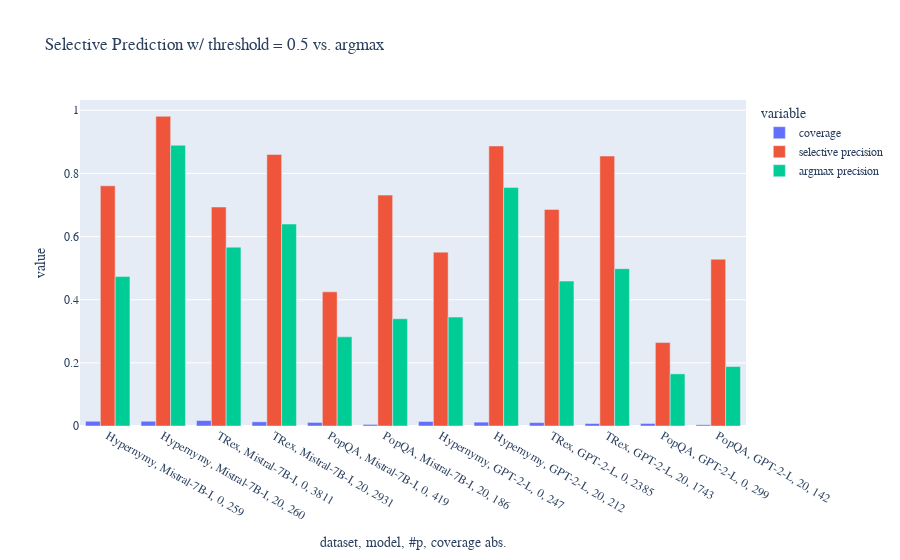

Notebook code cell kept with this figure:
### Markdown cell above
## 2 barplots with different thresholds

### Code cell
# Selective Prediction for Dataset, Model and #Paraphrases
# Graph for 0.5 threshold
threshold = 0.5
df_stats_all_r = df_all_stats[df_all_stats['relation'].str.contains('all_relations')]
df_stats_all_r = df_stats_all_r[(df_stats_all_r['threshold'] == threshold) ]# & (df_stats_all_r['max_paraphrases'] > 0)  & (df_stats_all_r['dataset'].isin(['trex', 'PopQA']))] 
df_stats_all_r = convert_for_pdf(df_stats_all_r)
df_stats_all_r


df_stats_all_r['dataset, model, #p, coverage abs.'] = df_stats_all_r['dataset'] + ', ' + df_stats_all_r['model'] + ', ' + df_stats_all_r['max_paraphrases'].astype(str) + ', ' + df_stats_all_r['coverage_abs_global'].astype(str)

# selective
global_selective_metrics = ['coverage_abs_global', 'coverage_rel_global', 'precision_selective_global']
pp_selective_metrics = ['coverage_abs_pp', 'coverage_rel_pp', 'precision_selective_pp']
global_argmax_metrics = ['precision_argmax_selective_global', ]
pp_argmax_metrics = ['precision_argmax_selective_pp']


# all (non-selective)
pp_argmax_all_metrics = ['precision_argmax_overall_pp']
global_argmax_all_metrics = ['precision_argmax_overall_global']

# all_metrics = global_selective_metrics + pp_selective_metrics + global_argmax_metrics + pp_argmax_metrics + pp_argmax_all_metrics + global_argmax_all_metrics
metrics_plot = global_selective_metrics.copy() + [ 'precision_argmax_overall_global'] # 'precision_argmax_selective_global',
metrics_plot.remove('coverage_abs_global')

df_bar_plot = rename_metrics(df_stats_all_r.copy())
metrics_plot = [ 'coverage',
 'selective precision',
 'argmax precision']

fig_global = px.bar(df_bar_plot, x='dataset, model, #p, coverage abs.', y=metrics_plot, 
                    color='variable', barmode="group", title=f"Selective Prediction w/ threshold = {threshold} vs. argmax")
fig_global.update_layout( font_family="Serif", font_size=12,
)

fig_global.show()
save_plot(fig_global, BASE_PATH=BASE_PATH, filename='global_overview_knowing')

### Figure 1 — Plotly figure (JSON) as saved in the notebook; plotly's stock layout.template omitted (floating-point values rounded to 4 significant figures)
{"data": [{"alignmentgroup": "True", "hovertemplate": "variable=coverage<br>dataset, model, #p, coverage abs.=%{x}<br>value=%{y}<extra></extra>", "legendgroup": "coverage", "marker": {"color": "#636efa", "pattern": {"shape": ""}}, "name": "coverage", "offsetgroup": "coverage", "orientation": "v", "showlegend": true, "textposition": "auto", "type": "bar", "x": ["Hypernymy, Mistral-7B-I, 0, 259", "Hypernymy, Mistral-7B-I, 20, 260", "TRex, Mistral-7B-I, 0, 3811", "TRex, Mistral-7B-I, 20, 2931", "PopQA, Mistral-7B-I, 0, 419", "PopQA, Mistral-7B-I, 20, 186", "Hypernymy, GPT-2-L, 0, 247", "Hypernymy, GPT-2-L, 20, 212", "TRex, GPT-2-L, 0, 2385", "TRex, GPT-2-L, 20, 1743", "PopQA, GPT-2-L, 0, 299", "PopQA, GPT-2-L, 20, 142"], "xaxis": "x", "y": [0.01496, 0.01502, 0.01725, 0.01327, 0.01127, 0.005004, 0.01427, 0.01225, 0.0108, 0.00789, 0.008044, 0.00382], "yaxis": "y"}, {"alignmentgroup": "True", "hovertemplate": "variable=selective precision<br>dataset, model, #p, coverage abs.=%{x}<br>value=%{y}<extra></extra>", "legendgroup": "selective precision", "marker": {"color": "#EF553B", "pattern": {"shape": ""}}, "name": "selective precision", "offsetgroup": "selective precision", "orientation": "v", "showlegend": true, "textposition": "auto", "type": "bar", "x": ["Hypernymy, Mistral-7B-I, 0, 259", "Hypernymy, Mistral-7B-I, 20, 260", "TRex, Mistral-7B-I, 0, 3811", "TRex, Mistral-7B-I, 20, 2931", "PopQA, Mistral-7B-I, 0, 419", "PopQA, Mistral-7B-I, 20, 186", "Hypernymy, GPT-2-L, 0, 247", "Hypernymy, GPT-2-L, 20, 212", "TRex, GPT-2-L, 0, 2385", "TRex, GPT-2-L, 20, 1743", "PopQA, GPT-2-L, 0, 299", "PopQA, GPT-2-L, 20, 142"], "xaxis": "x", "y": [0.7606, 0.9808, 0.6935, 0.8598, 0.4248, 0.7312, 0.5506, 0.8868, 0.686, 0.8548, 0.2642, 0.5282], "yaxis": "y"}, {"alignmentgroup": "True", "hovertemplate": "variable=argmax precision<br>dataset, model, #p, coverage abs.=%{x}<br>value=%{y}<extra></extra>", "legendgroup": "argmax precision", "marker": {"color": "#00cc96", "pattern": {"shape": ""}}, "name": "argmax precision", "offsetgroup": "argmax precision", "orientation": "v", "showlegend": true, "textposition": "auto", "type": "bar", "x": ["Hypernymy, Mistral-7B-I, 0, 259", "Hypernymy, Mistral-7B-I, 20, 260", "TRex, Mistral-7B-I, 0, 3811", "TRex, Mistral-7B-I, 20, 2931", "PopQA, Mistral-7B-I, 0, 419", "PopQA, Mistral-7B-I, 20, 186", "Hypernymy, GPT-2-L, 0, 247", "Hypernymy, GPT-2-L, 20, 212", "TRex, GPT-2-L, 0, 2385", "TRex, GPT-2-L, 20, 1743", "PopQA, GPT-2-L, 0, 299", "PopQA, GPT-2-L, 20, 142"], "xaxis": "x", "y": [0.4731, 0.8891, 0.5664, 0.6395, 0.2824, 0.3397, 0.3449, 0.7556, 0.4588, 0.4983, 0.1651, 0.1883], "yaxis": "y"}], "layout": {"barmode": "group", "font": {"family": "Serif", "size": 12}, "legend": {"title": {"text": "variable"}, "tracegroupgap": 0}, "title": {"text": "Selective Prediction w/ threshold = 0.5 vs. argmax"}, "xaxis": {"anchor": "y", "domain": [0, 1], "title": {"text": "dataset, model, #p, coverage abs."}}, "yaxis": {"anchor": "x", "domain": [0, 1], "title": {"text": "value"}}}}
